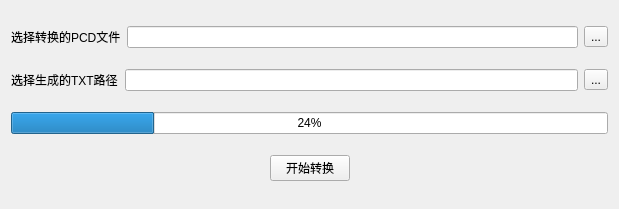
<?xml version="1.0" encoding="UTF-8"?>
<ui version="4.0">
 <class>dlgPCD2TXT</class>
 <widget class="QWidget" name="dlgPCD2TXT">
  <property name="geometry">
   <rect>
    <x>0</x>
    <y>0</y>
    <width>619</width>
    <height>209</height>
   </rect>
  </property>
  <property name="windowTitle">
   <string>PCD转TXT</string>
  </property>
  <layout class="QGridLayout" name="gridLayout_4">
   <item row="0" column="0">
    <layout class="QGridLayout" name="gridLayout_3">
     <item row="0" column="0">
      <widget class="QLabel" name="label">
       <property name="text">
        <string>选择转换的PCD文件</string>
       </property>
      </widget>
     </item>
     <item row="0" column="1">
      <widget class="QLineEdit" name="lineEdit">
       <property name="enabled">
        <bool>true</bool>
       </property>
       <property name="frame">
        <bool>true</bool>
       </property>
       <property name="readOnly">
        <bool>true</bool>
       </property>
      </widget>
     </item>
     <item row="0" column="2">
      <widget class="QToolButton" name="toolButton">
       <property name="text">
        <string>...</string>
       </property>
      </widget>
     </item>
    </layout>
   </item>
   <item row="1" column="0">
    <layout class="QGridLayout" name="gridLayout_2">
     <item row="0" column="0">
      <widget class="QLabel" name="label_2">
       <property name="text">
        <string>选择生成的TXT路径</string>
       </property>
      </widget>
     </item>
     <item row="0" column="1">
      <widget class="QLineEdit" name="lineEdit_2">
       <property name="enabled">
        <bool>true</bool>
       </property>
       <property name="readOnly">
        <bool>true</bool>
       </property>
      </widget>
     </item>
     <item row="0" column="2">
      <widget class="QToolButton" name="toolButton_2">
       <property name="text">
        <string>...</string>
       </property>
      </widget>
     </item>
    </layout>
   </item>
   <item row="2" column="0">
    <widget class="QProgressBar" name="progressBar">
     <property name="value">
      <number>24</number>
     </property>
    </widget>
   </item>
   <item row="3" column="0">
    <layout class="QGridLayout" name="gridLayout">
     <item row="0" column="2">
      <spacer name="horizontalSpacer_2">
       <property name="orientation">
        <enum>Qt::Horizontal</enum>
       </property>
       <property name="sizeHint" stdset="0">
        <size>
         <width>40</width>
         <height>20</height>
        </size>
       </property>
      </spacer>
     </item>
     <item row="0" column="0">
      <spacer name="horizontalSpacer">
       <property name="orientation">
        <enum>Qt::Horizontal</enum>
       </property>
       <property name="sizeHint" stdset="0">
        <size>
         <width>40</width>
         <height>20</height>
        </size>
       </property>
      </spacer>
     </item>
     <item row="0" column="1">
      <widget class="QPushButton" name="pushButton">
       <property name="text">
        <string>开始转换</string>
       </property>
      </widget>
     </item>
    </layout>
   </item>
  </layout>
 </widget>
 <layoutdefault spacing="6" margin="11"/>
 <resources/>
 <connections/>
</ui>
